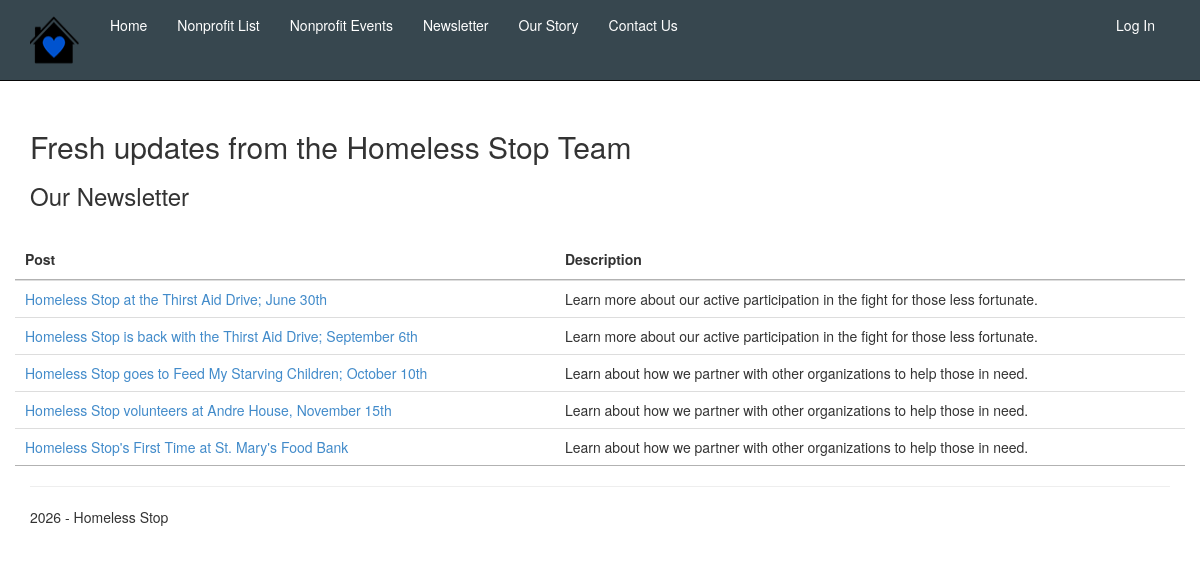
The app's page /blog, older data.
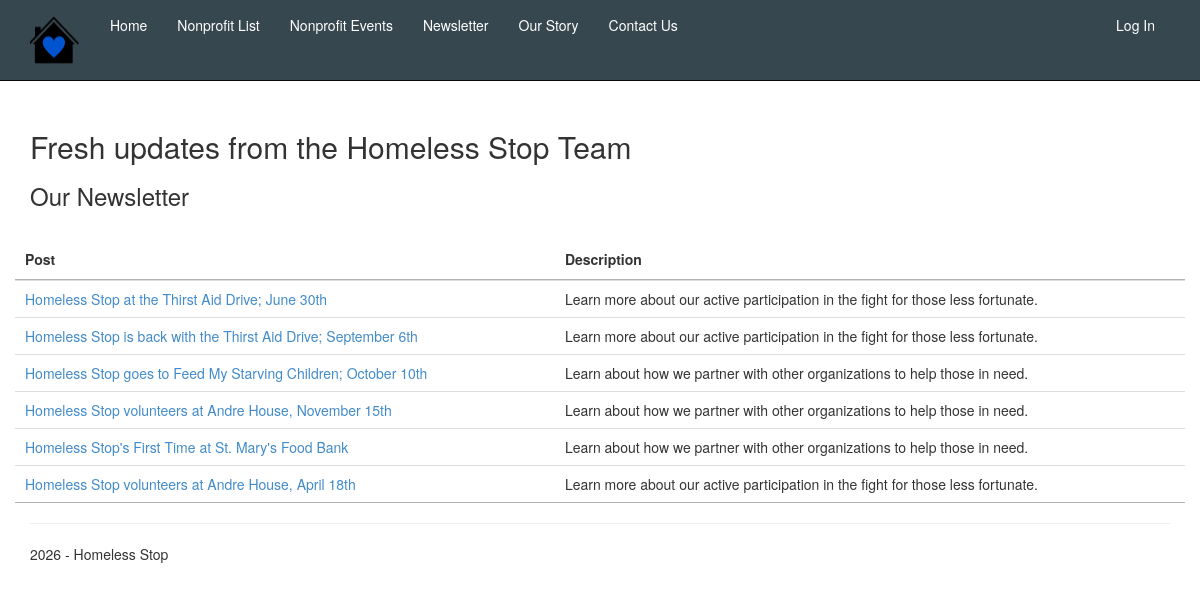
The same page, newer data.
### app/models.py (models this page shows, shortened)
class Post(models.Model):
    name = models.CharField(max_length=100)
    description = models.CharField(max_length=500)
    link = models.CharField(max_length=1000,blank=True)

### app/views.py (the view)
# urls.py: path('blog', views.blog, name='blog'),
def blog(request):
    assert isinstance(request, HttpRequest)
    posts = Post.objects.all()
    return render(
        request,
        'app/blog.html',
        {
            'title':'Fresh updates from the Homeless Stop Team',
            'message':'Our application description page.',
            'year':datetime.now().year,
            'posts': posts,
        }
    )

### app/templates/app/blog.html
{% extends "app/layout.html" %}
{% load static %}
{% block content %}
<h2>{{ title }}</h2>
<h3>Our Newsletter</h3>
<br />
<div class="container-fluid">
    <div class="row">
        <table id="eventTable" class="table" style="width: 100%;">
            <thead>
                <tr>
                    <th> Post </th>
                    <th> Description</th>
                </tr>
            </thead>
            <tbody>
                {% for post in posts %}
                <tr>
                    <td class="col-1">
                        <a href="{{ post.link}}"> {{ post.name }} </a>
                    </td>
                    <td class="col-1">
                        {{ post.description }}
                    </td>
                    {% endfor %}
            </tbody>
        </table>
    </div>
    {% endblock %}

### app/templates/app/layout.html (shortened to what this page needs)
<!DOCTYPE html>
<html>
<head>
    {% load static %}
    <link rel="stylesheet" type="text/css" href="{% static 'app/content/bootstrap.min.css' %}" />
    <link rel="stylesheet" type="text/css" href="{% static 'app/content/site.css' %}" />
    <link rel="stylesheet" href="https://cdn.datatables.net/1.13.6/css/jquery.dataTables.min.css">
</head>
<body>
    <div class="navbar navbar-inverse navbar-fixed-top">
        <div class="container">
            <div class="navbar-header">
                <a href="/" class="navbar-brand"><img class="logo" src="{% static 'app/images/logo.png' %}" /></a>
            </div>
            <div class="navbar-collapse collapse">
                <ul class="nav navbar-nav">
                    <li><a href="{% url 'home' %}">Home</a></li>
                    <li><a href="{% url 'nonprofitlist' %}">Nonprofit List</a></li>
                    <li><a href="{% url 'eventslist' %}">Nonprofit Events</a></li>
                    <li><a href="{% url 'blog'%}"> Newsletter </a></li>
                    <li><a href="{% url 'about' %}">Our Story</a></li>
                    <li><a href="{% url 'contact' %}">Contact Us</a></li>
                </ul>
                {% include 'app/loginpartial.html' %}
            </div>
        </div>
    </div>
    <div class="container body-content">
        {% block content %}{% endblock %}
        <hr />
        <footer>
            <p>
                {{ year }} - <span class="fs-5">Homeless Stop</span>
            </p>
        </footer>
    </div>
</body>
</html>

### app/templates/app/loginpartial.html
{% if user.is_authenticated %}
<form id="logoutForm" action="/logout/" method="post" class="navbar-right">
    {% csrf_token %}
    <ul class="nav navbar-nav navbar-right">
        <li><span class="navbar-brand">Hello {{ user.username }}!</span></li>
        <li><a href="javascript:document.getElementById('logoutForm').submit()">Log Off</a></li>
    </ul>
</form>
{% else %}
<ul class="nav navbar-nav navbar-right">
    <li><a href="{% url 'login' %}">Log In</a></li>
</ul>
{% endif %}

### app/static/app/content/site.css (style rules this page uses)
body { padding-top: 50px; padding-bottom: 20px; }
.body-content { padding-left: 15px; padding-right: 15px; padding-top: 60px; }
.nav { padding-left: 0; margin-bottom: 0; list-style: none; }
.nav:before, .nav:after { display: table; content: " "; }
.nav:after { clear: both; }
.nav > li { position: relative; display: block; }
.nav > li > a { position: relative; display: block; padding: 10px 15px; }
.navbar { position: relative; z-index: 1000; min-height: 50px; margin-bottom: 20px; border: 1px solid transparent; }
.navbar:before, .navbar:after { display: table; content: " "; }
.navbar:after { clear: both; }
@media (min-width: 768px) { .navbar { border-radius: 4px; } }
.navbar-header:before, .navbar-header:after { display: table; content: " "; }
.navbar-header:after { clear: both; }
@media (min-width: 768px) { .navbar-header { float: left; } }
.navbar-collapse { max-height: 340px; padding-right: 15px; padding-left: 15px; overflow-x: visible; border-top: 1px solid transparent; box-shadow: inset 0 1px 0 rgba(255, 255, 255, 0.1); -webkit-overflow-scrolling: touch; }
.navbar-collapse:before, .navbar-collapse:after { display: table; content: " "; }
.navbar-collapse:after { clear: both; }
@media (min-width: 768px) { .navbar-collapse { width: auto; border-top: 0; box-shadow: none; } }
@media (min-width: 768px) { .navbar-collapse.collapse { display: block !important; height: auto !important; padding-bottom: 0; overflow: visible !important; } }
@media (min-width: 768px) { .navbar-collapse .navbar-nav.navbar-right:last-child { margin-right: -15px; } }
.container > .navbar-header, .container > .navbar-collapse { margin-right: -15px; margin-left: -15px; }
@media (min-width: 768px) { .container > .navbar-header, .container > .navbar-collapse { margin-right: 0; margin-left: 0; } }
.navbar-fixed-top, .navbar-fixed-bottom { position: fixed; right: 0; left: 0; border-width: 0 0 1px; }
@media (min-width: 768px) { .navbar-fixed-top, .navbar-fixed-bottom { border-radius: 0; } }
.navbar-fixed-top { top: 0; z-index: 1030; }
.navbar-brand { float: left; padding: 15px 15px; font-size: 18px; line-height: 20px; }
@media (min-width: 768px) { .navbar > .container .navbar-brand { margin-left: -15px; } }
.navbar-nav { margin: 7.5px -15px; }
.navbar-nav > li > a { padding-top: 10px; padding-bottom: 10px; line-height: 20px; }
@media (min-width: 768px) { .navbar-nav { float: left; margin: 0; } }
@media (min-width: 768px) { .navbar-nav > li { float: left; } }
@media (min-width: 768px) { .navbar-nav > li > a { padding-top: 15px; padding-bottom: 15px; } }
@media (min-width: 768px) { .navbar-right { float: right !important; } }
.navbar-inverse { background-color: #222222; border-color: #080808; }
.navbar-inverse .navbar-brand { color: #999999; }
.navbar-inverse .navbar-nav > li > a { color: #999999; }
.navbar-inverse .navbar-collapse, .navbar-inverse .navbar-form { border-color: #101010; }
.navbar-inverse { background-color: #37474f; border-color: #080808; }
.navbar-inverse .navbar-brand { color: #000000; }
.navbar-inverse .navbar-nav > li > a { color: #ffffff; }
.navbar-collapse { flex-basis: auto; flex-grow: 1; }
@media (min-width: 575.98px) { .navbar-nav { flex-direction: row; } }
.navbar>.container { display: block; }
.logo { width: 50px; height: 50px; }

Row changes from the older to the newer data that the page shows:
added Post: name "Homeless Stop volunteers at Andre House, April 18th", description "Learn more about our active participation in the fight for those less fortunate."
